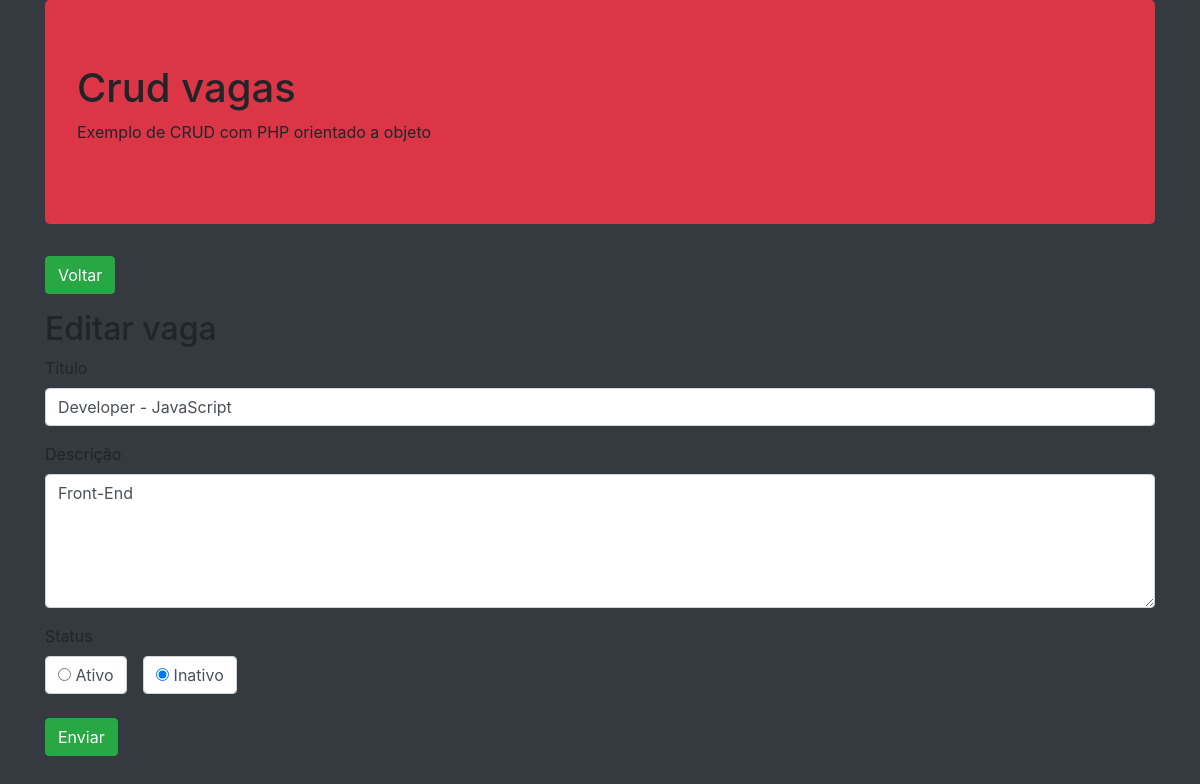
/editar.php?id=15, run on the app's committed database.
### tables this page shows
CREATE TABLE `vagas` (
  `id` int(11) NOT NULL,
  `titulo` varchar(255) NOT NULL,
  `descricao` text NOT NULL,
  `ativo` enum('s','n') NOT NULL,
  `data` timestamp NOT NULL DEFAULT current_timestamp() ON UPDATE current_timestamp()
);

### editar.php (called while the page is built, shortened)
<?php
    $obVaga = Vaga::getVaga($_GET['id']);
    include __DIR__.'/includes/header.php';
    include __DIR__.'/includes/formulario.php';
    include __DIR__.'/includes/footer.php';
?>

### app/Db/DataBase.php (called while the page is built, shortened)
<?php
class DataBase{
  private $table;
  private $connection;
  public function __construct($table = null){
    $this->table = $table;
  }
  private function setConnection(){
    try{
      $this->connection = new PDO('mysql:host='.self::HOST.';dbname='.self::NAME,self::USER,self::PASS);
      $this->connection->setAttribute(PDO::ATTR_ERRMODE, PDO::ERRMODE_EXCEPTION);
    }catch(PDOException $e){
      die('ERROR: '.$e->getMessage());
    }
  }
  public function execute($query, $params = []){
    try{
      $statement = $this->connection->prepare($query);
      $statement->execute($params);
      return $statement;
    }catch(PDOException $e){
      die('ERROR: '.$e->getMessage());
    }
  }
  public function select($where = null, $order = null, $limit = null, $fields = '*'){
    $where = strlen($where) ? 'WHERE '.$where : '';
    $order = strlen($order) ? 'ORDER BY '.$order : '';
    $limit = strlen($limit) ? 'LIMIT '.$limit : '';
    $query = 'SELECT '.$fields.' FROM '.$this->table.' '.$where.' '.$order.' '.$limit.'';
    return $this->execute($query);
  }
}
?>

### app/Entity/Vaga.php (called while the page is built, shortened)
<?php
class Vaga{
  public static function getVaga($id){
    return (new DataBase('vagas'))->select('id = '.$id)
                                  ->fetchObject(self::class);
  }
}

### includes/formulario.php (the view)
<main>
  <section>
    <a href="index.php">
      <button class="btn btn-success">Voltar</button>
    </a>
  </section>
  <h2 class="mt-3"><?=TITLE?></h2>
  <form method="POST">
    <div class="form-group">
      <label for="titulo">Título</label>
      <input type="text" class="form-control" name="titulo" value="<?=$obVaga->titulo?>">
    </div>
    <div class="form-group">
      <label for="descricao">Descrição</label>
      <textarea class="form-control" name="descricao" rows="5"><?=$obVaga->descricao?></textarea>
    </div>
    <div class="form-group">
      <label for="status">Status</label>
      <div>
        <div class="form-check form-check-inline">
          <label class="form-control">
            <input type="radio" name="ativo" value="s" checked> Ativo
          </label>
        </div>
        <div class="form-check form-check-inline">
          <label class="form-control">
            <input type="radio" name="ativo" value="n" <?=$obVaga->ativo == 'n' ? 'checked' : '' ?>> Inativo
          </label>
        </div>
      </div>
    </div>
    <div class="form-group">
      <button type="submit" class="btn btn-success">Enviar</button>
    </div>
  </form>
</main>

### data on the page
vagas: titulo "Developer - JavaScript", descricao "Front-End", ativo "☑ Inativo"

### other printed values
TITLE "Editar vaga"
